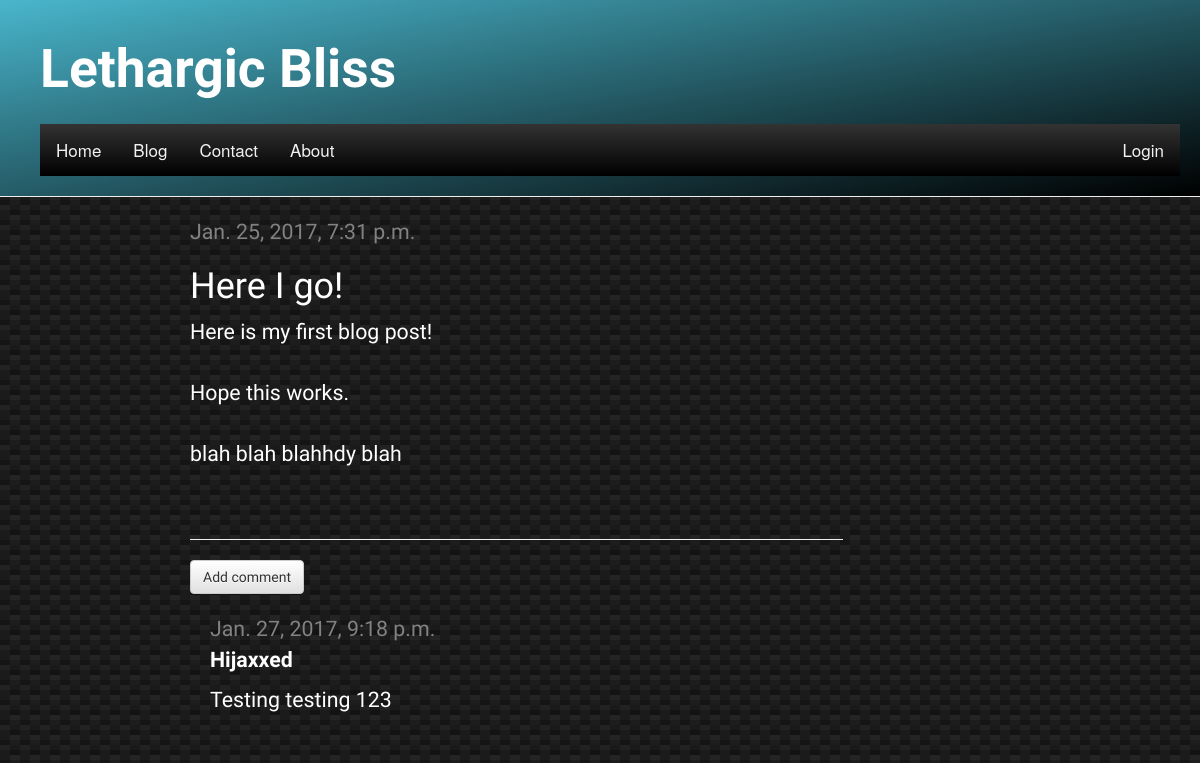
The app's page /post/1/ with its own data.
### blog/models.py (models this page shows, shortened)
class Post(models.Model):
    author = models.ForeignKey('auth.User')
    title = models.CharField(max_length=200)
    text = models.TextField()
    created_date = models.DateTimeField(
            default=timezone.now)
    published_date = models.DateTimeField(
            blank=True, null=True)

class Comment(models.Model):
    post = models.ForeignKey('blog.Post', related_name='comments')
    author = models.CharField(max_length=200)
    text = models.TextField()
    created_date = models.DateTimeField(default=timezone.now)
    approved_comment = models.BooleanField(default=False)

### blog/views.py (the view)
# urls.py: url(r'^post/(?P<pk>\d+)/$', views.post_detail, name='post_detail'),
def post_detail(request, pk):
    post = get_object_or_404(Post, pk=pk)
    return render(request, 'blog/post_detail.html', {'post': post})

### blog/templates/blog/post_detail.html (shortened to what this page needs)
{% extends 'blog/base.html' %}
{% block content %}
    <div class="post">
        {% if post.published_date %}
            <div class="date">
                {{ post.published_date }}
            </div>
	{% else %}
	    <a class="btn btn-default" href="{% url 'post_publish' pk=post.pk %}">Publish</a>
        {% endif %}
        <h1>{{ post.title }}</h1>
        <p>{{ post.text|linebreaksbr }}</p>
    </div>
<hr>
<a class="btn btn-default" href="{% url 'add_comment_to_post' pk=post.pk %}">Add comment</a>
{% for comment in post.comments.all %}
    <div class="comment">
        <div class="date">{{ comment.created_date }}</div>
        <strong>{{ comment.author }}</strong>
        <p>{{ comment.text|linebreaks }}</p>
    </div>
{% empty %}
    <p>No comments here yet :(</p>
{% endfor %}
{% endblock %}

### blog/static/css/blog.css (style rules this page uses)
html { height: 100%; }
body { height:100%; flex-direction:column; background: linear-gradient(27deg, #151515 5px, transparent 5px) 0 5px, linear-gradient(207deg, #151515 5px, transparent 5px) 10px 0px, linear-gradient(27deg, #222 5px, transparent 5px) 0px 10px, linear-gradient(207deg, #222 5px, transparent 5px) 10px 5px, linear-gradient(90deg, #1b1b1b 10px, transparent 10px), linear-gradient(#1d1d1d 25%, #1a1a1a 25%, #1a1a1a 50%, transparent 50%, transparent 75%, #242424 75%, #242424); background-color: #131313; background-size: 20px 20px; }
h1, h2, h3, h4 { font-family: 'Julius Sans One'; color: #ffffff; }
.date { color: #828282; }
.post { margin-bottom: 70px; color: #ffffff; }
.comment { margin: 20px 0px 20px 20px; }

### records on screen
Post: published_date "Jan. 25, 2017, 7:31 p.m.", title "Here I go!", text "Here is my first blog post! Hope this works. blah blah blahhdy blah"
Comment: created_date "Jan. 27, 2017, 9:18 p.m.", author "Hijaxxed", text "Testing testing 123"
